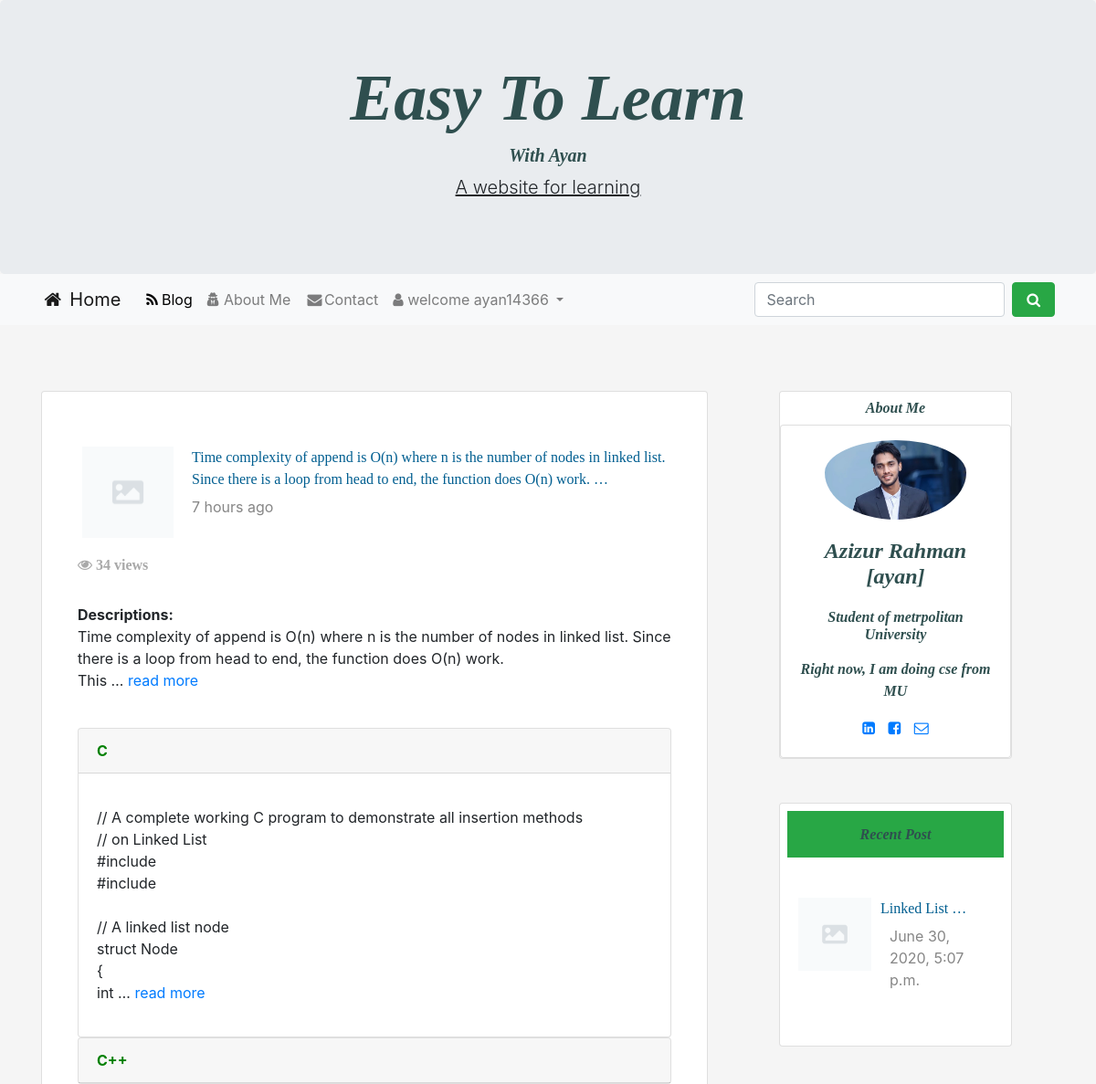
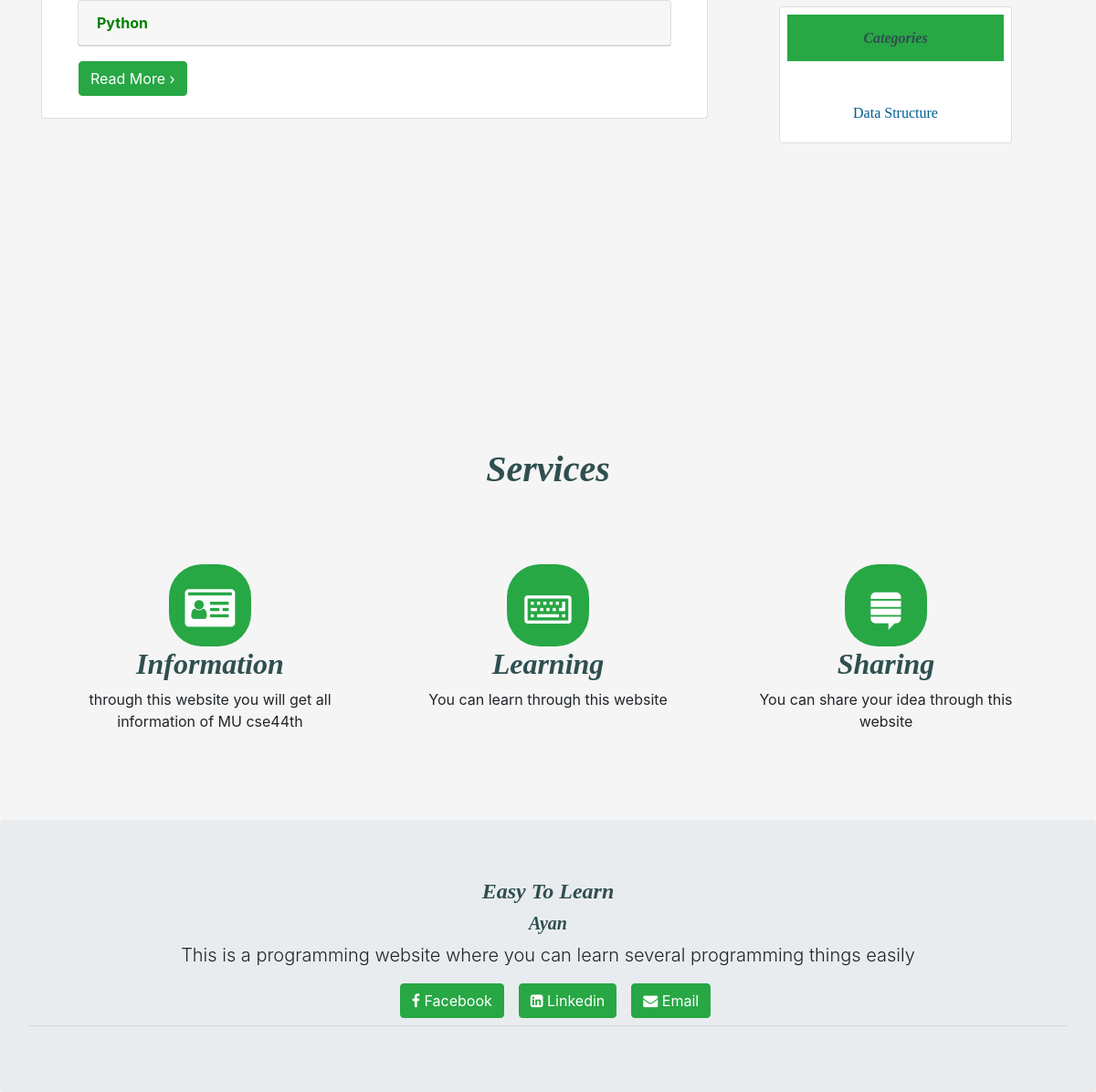
The app's page /blog/ (signed in) with its own data (2 pictures, top to bottom).
### user/models.py (models this page shows, shortened)
class Account(AbstractBaseUser):
	email 					= models.EmailField(verbose_name="email", max_length=60, unique=True)
	username 				= models.CharField(max_length=30, unique=True)
	date_joined				= models.DateTimeField(verbose_name='date joined', auto_now_add=True)
	last_login				= models.DateTimeField(verbose_name='last login', auto_now=True)
	is_admin				= models.BooleanField(default=False)
	is_active				= models.BooleanField(default=True)
	is_staff				= models.BooleanField(default=False)
	is_superuser			= models.BooleanField(default=False)
	USERNAME_FIELD = 'email'
	REQUIRED_FIELDS = ['username']
	objects = MyAccountManager()

### home/models.py (models this page shows, shortened)
class Post(models.Model):
    category = models.ForeignKey(Category, on_delete=models.CASCADE)
    postAuthor = models.CharField(max_length=200)
    postId = models.AutoField(primary_key=True, auto_created=True)
    postTitle = models.CharField(max_length=200)
    postTimeDate = models.DateTimeField(auto_now_add=True, auto_now=False, blank=True)
    postInC = models.TextField()
    postInCplus = models.TextField()
    postInPython = models.TextField()
    postDescriptions = models.TextField()
    postUrl = models.TextField(blank=True)
    postImage = models.ImageField(blank=True, null=True)
    views = models.IntegerField(default=0)
    cat_search=models.CharField(max_length=200, null=False)
    def get_photo_url(self):
        if self.postImage and hasattr(self.postImage, 'url'):
            return self.postImage.url
        else:
            return "/static/no.png"

class Category(models.Model):
    category = models.CharField(max_length=200, primary_key=True)

### home/views.py (the view)
# urls.py: path('blog/', views.blog, name='blog'),
def blog(request):
    Posts = Post.objects.all().order_by('-postTimeDate')
    paginator = Paginator(Posts, 4)
    page = request.GET.get('page')
    Recent = Post.objects.all().order_by('-postTimeDate')[0:3]
    Posts = paginator.get_page(page)
    cat = Category.objects.all()[0:3]
    context = {'Posts': Posts,
               'RecentPost': Recent,
               'Categories': cat,}
    return render(request, 'blog.html', context)

### templates/blog.html (shortened to what this page needs)
{% extends 'base.html' %}
{% load static %}
{% load humanize %}
{% block  blogActive %}active{% endblock blogActive %}
 {% block body %}
    <div class="row">
   <div class="col-sm-8">
    {% for post in Posts %}
     <div class="card pt-4 pl-4 pb-4 pr-4">
                    <div class="card-body">
                        <div class="mt-3">
                            <img style="float:left;" class="d-inline-block" src="{{ post.get_photo_url }}" height=100;
                                width=100; alt="abc">
                            <a href="{% url 'readMore' post.postId %}">
                                <p  style="margin-left:120px;" class="text-style">
                                    {{ post.postDescriptions |truncatewords:30 }}
                                </p>
                            </a>
                            <p style="margin-left:120px; margin-top:-10px;" class="description">{{ post.postTimeDate | naturaltime }}</p>
                        </div>
                    </div>
           <div class="container">
           <h6 id="views"><i class="fa fa-eye" aria-hidden="true"></i> {{ post.views }} views</h6><br>
   <p class="post d-inline "><strong>Descriptions:</strong> {{ post.postDescriptions  | safe | linebreaks  | truncatewords:30  }}<a href="{% url 'readMore' post.postId%}"> read more</a></p><br>
  <div id="accordion">
    <div class="card">
      <div class="card-header">
        <a style="font-weight:bold; color:#008000;" class="card-link" data-toggle="collapse" href="#ayan{{post.postId}}1">
          C
        </a>
      </div>
      <div id="ayan{{post.postId}}1" class="collapse show" data-parent="#accordion">
        <div class="card-body">
        <p class="post">{{ post.postInC | safe | linebreaks  | truncatewords:30  }}<a href="{% url 'readMore' post.postId%}"> read more</a></p>
        </div>
      </div>
    </div>
    <div class="card">
      <div class="card-header">
        <a style="font-weight:bold; color:#008000;" class="collapsed card-link" data-toggle="collapse" href="#ayan{{post.postId}}2">
        C++
      </a>
      </div>
    </div>
    <div class="card">
      <div class="card-header">
        <a style="font-weight:bold; color:#008000;"  class="collapsed card-link" data-toggle="collapse" href="#ayan{{post.postId}}3">
          Python
        </a>
      </div>
    </div>
  </div>
</div>
                    <a class="ml-3 mt-3" href="{% url 'readMore' post.postId%}"> <span class="btn btn-success">Read More &rsaquo;</span></a>
        </div>
{% endfor %}
       </div>
        <div class="col-sm-3 ml-lg-5" >
      <div class="card text-center ">
                    <h6 id="heading" class="mt-2">About Me</h6>
<div class="card card-cascade">
  <div class="view view-cascade overlay">
    <img class="card-img-top rounded-circle pl-5 pr-5 pt-3" src="{% static 'aya.jpeg' %}" alt="Card image cap">
  </div>
  <div class="card-body card-body-cascade text-center">
    <h4 class="card-title" id="heading" ><strong>Azizur Rahman [ayan]</strong></h4>
    <h6 class="font-weight-bold indigo-text py-2" id="heading" >Student of metrpolitan University</h6>
    <p class="card-text" id="heading" >Right now, I am doing cse from MU
    </p>
    <a href="https://www.linkedin.com/in/azizur-rahman-720636165"  class="btn-floating btn-small btn-fb"><i class="fa fa-linkedin-square

"></i></a>
    <a href="https://www.facebook.com/imayanchy/" class="btn-floating btn-small btn-tw" style="padding:10px;"><i class="fa fa-facebook-square

"></i></a>
    <a href="mailto:aaziz9642@gmail.com"  class="btn-floating btn-small btn-dribbble"><i class="fa fa-envelope-o"></i></a>
  </div>
</div>
                </div>
<div class="card promoting-card mt-5">
<h6 class="bg-success m-2  p-3 text-center" id="heading">Recent Post</h6>
 <div class="card-body">
                        <div class="mt-3">
                             {% for post in RecentPost%}
                            <img style="float:left;" class="d-inline-block" src="{{ post.get_photo_url }}" height=80;
                                width=80; alt="abc">
                            <a href="{% url 'readMore' post.postId %}">
                                <p  style="margin-left:90px; "  class="text-style">
                                    {{ post.postTitle |truncatewords:2 }}
                                </p>
                            </a>
                            <p style="margin-left:100px; margin-top:-10px;" class="description">{{ post.postTimeDate }}</p>
                            <br>
                             {% endfor %}
                        </div>
                    </div>
</div>
<div class="card promoting-card mt-5">
<h6 class="bg-success m-2 p-3 text-center" id="heading">Categories</h6>
  <div class="card-body">
                        <div class="mt-3 text-center">
                             {% for cat in Categories%}
                            <a class="text-style" href="#"> {{cat.category}} </a><br>
                             {% endfor %}
                        </div>
                    </div>
</div>
</div>
</div>
 {% endblock body %}

### templates/base.html (shortened to what this page needs)
{% load static %}
<!DOCTYPE html>
<html lang="en">
<head>
  <link rel="stylesheet" href="https://maxcdn.bootstrapcdn.com/bootstrap/4.5.0/css/bootstrap.min.css">
 <link rel="stylesheet" href="https://cdnjs.cloudflare.com/ajax/libs/font-awesome/4.7.0/css/font-awesome.min.css">
  <link rel="stylesheet" href="{% static 'css/style.css' %} ">
</head>
<body style="background-color:#F5F5F5">
<div class="jumbotron" style="margin-bottom:0;">
  <a href="{% url 'home' %}" style="text-decoration: none;"><h1 class="display-3 text-center" id="heading">Easy To Learn</h1></a>
 <h4 class="lead text-center" id="heading"> With Ayan</h4>
  <p class="lead text-center"><u>A website for learning </u></p>
</div>
<nav class="navbar navbar-expand-lg navbar-light bg-light">
 <div class="container">
 <a class="navbar-brand" href="{% url 'home' %}"><i class="fa fa-fw fa-home"></i> Home</a>
  <div class="collapse navbar-collapse" id="navbarSupportedContent">
    <ul class="navbar-nav mr-auto">
    <li class="nav-item ">
        <a class="nav-link" href="{% url 'blog' %}" id="{% block blogActive %}{% endblock blogActive %}"><i class="fa fa-fw fa-rss" aria-hidden="true"></i>Blog</a>
      </li>
     <li class="nav-item" >
       <a  class="nav-link" href="{% url 'aboutMe' %}"
       id="{% block aboutActive %}{% endblock aboutActive %}"><i class="fa fa-user-secret" aria-hidden="true"></i> About Me</a>
     </li>
      <li class="nav-item">
       <a class="nav-link" href="{% url 'contact' %}" id="{% block contactActive %}{% endblock contactActive %}"><i class="fa fa-fw fa-envelope"></i>Contact</a>
      </li>
      {% if user.is_authenticated %}
                        <li class="nav-item dropdown  ">
                        <a class="nav-link dropdown-toggle" href="#" id="navbarDropdown" role="button"
                            data-toggle="dropdown" aria-haspopup="true" aria-expanded="false">
                           <i class="fa fa-user" aria-hidden="true"></i> welcome {{request.user.username}}
                        </a>
                    </li>
                    {% else %}
      <li class="nav-item">
       <a class="nav-link" href="#"  data-toggle="modal" data-target="#myModal"><i class="fa fa-fw fa-user"></i> Login</a>
      </li>
      {% endif %}
    </ul>
    <form class="form-inline my-2 my-lg-0" method="get" action="{% url 'search' %}">
      <input class="form-control mr-sm-2" type="search" name="search" placeholder="Search" aria-label="Search">
      <button class="btn btn-success my-2 my-sm-0" type="submit"><i class="fa fa-fw fa-search"></i></button>
    </form>
  </div>
  </div>
</nav>
<br>
<div class="container mt-5 mb-5">
     {% block body %}
     {% endblock body %}
   <h1 style="text-align:center; font-weight:bold;" id="heading">Services</h1>
<div class="row  text-center row-setting">
    <div class="col-sm-4 col-md-4 d-block m-auto">
        <div class="imgsetting d-block m-auto bg-success">
            <i class="fa fa-id-card fa-3x text-white mt-4"></i>
        </div>
         <h2 id="heading">Information</h2>
                <p>
                    through this website you will get all information of MU cse44th
                </p>
    </div>
     <div class="col-sm-4">
         <div class="imgsetting d-block m-auto bg-success">
            <i class="fa fa-keyboard-o fa-3x text-white mt-4"></i>
        </div>
         <h2 id="heading">Learning</h2>
                <p>
                    You can learn through this website
                </p>
    </div>
     <div class="col-sm-4">
        <div class="imgsetting d-block m-auto bg-success">
            <i class="fa fa-stack-exchange fa-3x text-white mt-4"></i>
        </div>
         <h2 id="heading">Sharing</h2>
                <p>
                    You can share your idea through this website
                </p>
    </div>
</div>
</div>
<div class="jumbotron " style="margin-bottom:0;">
    <h4 class="display-5 text-center" id="heading">Easy To Learn</h4>
    <h5 class="display-5 text-center" id="heading">Ayan</h5>
    <p class="lead text-center">This is a programming website where you can learn several programming things easily</p>
    <div class="d-flex justify-content-center">
   <a href="https://www.facebook.com/imayanchy/" class=" btn text-white btn-success ml-3">
   <i class="fa fa-facebook" aria-hidden="true"></i> Facebook</a>
   <a href="https://www.linkedin.com/in/azizur-rahman-720636165" class=" btn text-white btn-success ml-3" >
   <i class="fa fa-linkedin-square" aria-hidden="true"></i> Linkedin</a>
   <a href="mailto:aaziz9642@gmail.com" class=" btn text-white btn-success ml-3">
   <i class="fa fa-envelope" aria-hidden="true"></i> Email</a>
</div>
    <hr class="my-2">
</div>
</body>
</html>

### static/css/style.css (style rules this page uses)
#heading { font-family:bitter,georgia,"times new roman",times,serif; font-weight:bold; color:#2F4F4F; font-style: italic }
.description { color:#868686; fon-weight:bold; margin-top:-2px; }
#active { color: black; }
.text-style { font-family:bitter,georgia,"times new roman",times,serif; color:#005E90; }
#views { font-family:bitter,georgia,"times new roman",times,serif; font-weight:bold; color:#A9A9A9; }

### templates/base.html (style rules this page uses)
.row-setting { margin:80px 0px !important; }
.imgsetting { border-radius: 40%; height: 90px; width: 90px; }

### records on screen
Account: user.username "ayan14366"
Post: postDescriptions "Time complexity of append is O(n) where n is the number of nodes in linked list. Since there is a loop from head to end, the function does O(n) work. …", postTimeDate "7 hours ago", views "34", postDescriptions "Time complexity of append is O(n) where n is the number of nodes in linked list. Since there is a loop from head to end, the function does O(n) work. This …", postInC "// A complete working C program to demonstrate all insertion methods // on Linked List #include #include // A linked list node struct Node { int …", postTitle "Linked List …", postTimeDate "June 30, 2020, 5:07 p.m."
Category: category "Data Structure"
